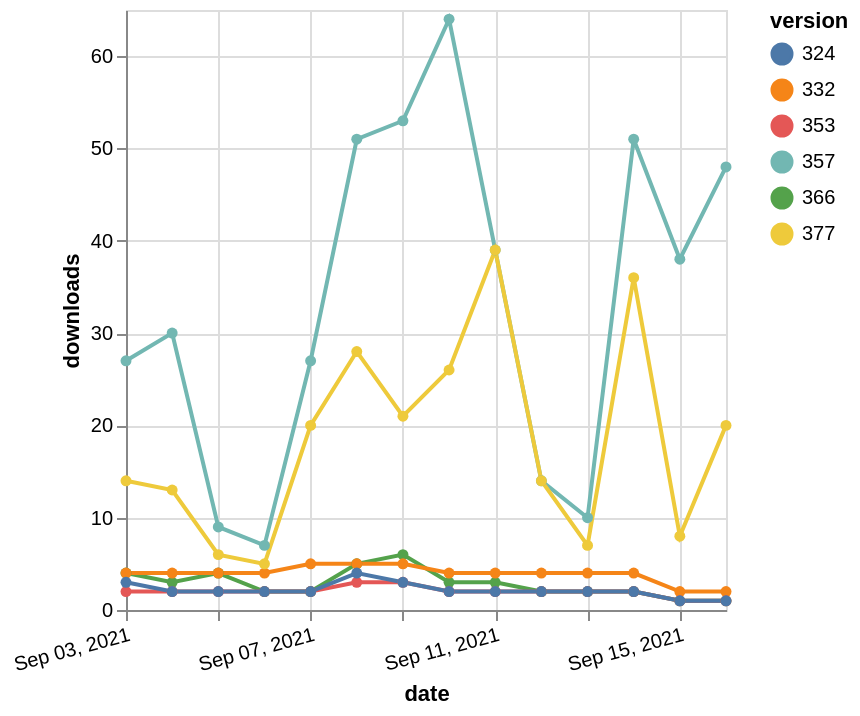

Describe this chart as a Vega-Lite specification.
### Vega-Lite specification from a JSON file in a GitHub repository (floating-point values rounded to 4 significant figures)
{"$schema": "https://vega.github.io/schema/vega-lite/v5.json", "description": "A simple bar chart with embedded data.", "data": {"values": [{"date": "2021-09-03", "total": 5006, "delta": 4, "version": "366"}, {"date": "2021-09-04", "total": 5009, "delta": 3, "version": "366"}, {"date": "2021-09-05", "total": 5013, "delta": 4, "version": "366"}, {"date": "2021-09-06", "total": 5015, "delta": 2, "version": "366"}, {"date": "2021-09-07", "total": 5017, "delta": 2, "version": "366"}, {"date": "2021-09-08", "total": 5022, "delta": 5, "version": "366"}, {"date": "2021-09-09", "total": 5028, "delta": 6, "version": "366"}, {"date": "2021-09-10", "total": 5031, "delta": 3, "version": "366"}, {"date": "2021-09-11", "total": 5034, "delta": 3, "version": "366"}, {"date": "2021-09-12", "total": 5036, "delta": 2, "version": "366"}, {"date": "2021-09-13", "total": 5038, "delta": 2, "version": "366"}, {"date": "2021-09-14", "total": 5040, "delta": 2, "version": "366"}, {"date": "2021-09-15", "total": 5041, "delta": 1, "version": "366"}, {"date": "2021-09-16", "total": 5042, "delta": 1, "version": "366"}, {"date": "2021-09-03", "total": 28974, "delta": 27, "version": "357"}, {"date": "2021-09-04", "total": 29004, "delta": 30, "version": "357"}, {"date": "2021-09-05", "total": 29013, "delta": 9, "version": "357"}, {"date": "2021-09-06", "total": 29020, "delta": 7, "version": "357"}, {"date": "2021-09-07", "total": 29047, "delta": 27, "version": "357"}, {"date": "2021-09-08", "total": 29098, "delta": 51, "version": "357"}, {"date": "2021-09-09", "total": 29151, "delta": 53, "version": "357"}, {"date": "2021-09-10", "total": 29215, "delta": 64, "version": "357"}, {"date": "2021-09-11", "total": 29254, "delta": 39, "version": "357"}, {"date": "2021-09-12", "total": 29268, "delta": 14, "version": "357"}, {"date": "2021-09-13", "total": 29278, "delta": 10, "version": "357"}, {"date": "2021-09-14", "total": 29329, "delta": 51, "version": "357"}, {"date": "2021-09-15", "total": 29367, "delta": 38, "version": "357"}, {"date": "2021-09-16", "total": 29415, "delta": 48, "version": "357"}, {"date": "2021-09-03", "total": 8663, "delta": 4, "version": "332"}, {"date": "2021-09-04", "total": 8667, "delta": 4, "version": "332"}, {"date": "2021-09-05", "total": 8671, "delta": 4, "version": "332"}, {"date": "2021-09-06", "total": 8675, "delta": 4, "version": "332"}, {"date": "2021-09-07", "total": 8680, "delta": 5, "version": "332"}, {"date": "2021-09-08", "total": 8685, "delta": 5, "version": "332"}, {"date": "2021-09-09", "total": 8690, "delta": 5, "version": "332"}, {"date": "2021-09-10", "total": 8694, "delta": 4, "version": "332"}, {"date": "2021-09-11", "total": 8698, "delta": 4, "version": "332"}, {"date": "2021-09-12", "total": 8702, "delta": 4, "version": "332"}, {"date": "2021-09-13", "total": 8706, "delta": 4, "version": "332"}, {"date": "2021-09-14", "total": 8710, "delta": 4, "version": "332"}, {"date": "2021-09-15", "total": 8712, "delta": 2, "version": "332"}, {"date": "2021-09-16", "total": 8714, "delta": 2, "version": "332"}, {"date": "2021-09-03", "total": 14567, "delta": 14, "version": "377"}, {"date": "2021-09-04", "total": 14580, "delta": 13, "version": "377"}, {"date": "2021-09-05", "total": 14586, "delta": 6, "version": "377"}, {"date": "2021-09-06", "total": 14591, "delta": 5, "version": "377"}, {"date": "2021-09-07", "total": 14611, "delta": 20, "version": "377"}, {"date": "2021-09-08", "total": 14639, "delta": 28, "version": "377"}, {"date": "2021-09-09", "total": 14660, "delta": 21, "version": "377"}, {"date": "2021-09-10", "total": 14686, "delta": 26, "version": "377"}, {"date": "2021-09-11", "total": 14725, "delta": 39, "version": "377"}, {"date": "2021-09-12", "total": 14739, "delta": 14, "version": "377"}, {"date": "2021-09-13", "total": 14746, "delta": 7, "version": "377"}, {"date": "2021-09-14", "total": 14782, "delta": 36, "version": "377"}, {"date": "2021-09-15", "total": 14790, "delta": 8, "version": "377"}, {"date": "2021-09-16", "total": 14810, "delta": 20, "version": "377"}, {"date": "2021-09-03", "total": 3067, "delta": 2, "version": "353"}, {"date": "2021-09-04", "total": 3069, "delta": 2, "version": "353"}, {"date": "2021-09-05", "total": 3071, "delta": 2, "version": "353"}, {"date": "2021-09-06", "total": 3073, "delta": 2, "version": "353"}, {"date": "2021-09-07", "total": 3075, "delta": 2, "version": "353"}, {"date": "2021-09-08", "total": 3078, "delta": 3, "version": "353"}, {"date": "2021-09-09", "total": 3081, "delta": 3, "version": "353"}, {"date": "2021-09-10", "total": 3083, "delta": 2, "version": "353"}, {"date": "2021-09-11", "total": 3085, "delta": 2, "version": "353"}, {"date": "2021-09-12", "total": 3087, "delta": 2, "version": "353"}, {"date": "2021-09-13", "total": 3089, "delta": 2, "version": "353"}, {"date": "2021-09-14", "total": 3091, "delta": 2, "version": "353"}, {"date": "2021-09-15", "total": 3092, "delta": 1, "version": "353"}, {"date": "2021-09-16", "total": 3093, "delta": 1, "version": "353"}, {"date": "2021-09-03", "total": 6991, "delta": 3, "version": "324"}, {"date": "2021-09-04", "total": 6993, "delta": 2, "version": "324"}, {"date": "2021-09-05", "total": 6995, "delta": 2, "version": "324"}, {"date": "2021-09-06", "total": 6997, "delta": 2, "version": "324"}, {"date": "2021-09-07", "total": 6999, "delta": 2, "version": "324"}, {"date": "2021-09-08", "total": 7003, "delta": 4, "version": "324"}, {"date": "2021-09-09", "total": 7006, "delta": 3, "version": "324"}, {"date": "2021-09-10", "total": 7008, "delta": 2, "version": "324"}, {"date": "2021-09-11", "total": 7010, "delta": 2, "version": "324"}, {"date": "2021-09-12", "total": 7012, "delta": 2, "version": "324"}, {"date": "2021-09-13", "total": 7014, "delta": 2, "version": "324"}, {"date": "2021-09-14", "total": 7016, "delta": 2, "version": "324"}, {"date": "2021-09-15", "total": 7017, "delta": 1, "version": "324"}, {"date": "2021-09-16", "total": 7018, "delta": 1, "version": "324"}]}, "width": "container", "mark": {"type": "line", "point": {"filled": true}}, "encoding": {"x": {"field": "date", "type": "temporal", "timeUnit": "yearmonthdate", "title": "date", "axis": {"labelAngle": -15}}, "y": {"field": "delta", "type": "quantitative", "title": "downloads"}, "color": {"field": "version", "type": "nominal"}, "tooltip": {"field": "delta"}}}
